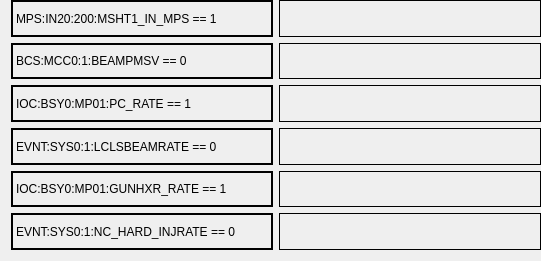
  <widget class="QWidget" name="gridLayoutWidget">
   <property name="geometry">
    <rect>
     <x>40</x>
     <y>40</y>
     <width>541</width>
     <height>261</height>
    </rect>
   </property>
   <layout class="QGridLayout" name="gridLayout">
    <property name="topMargin">
     <number>0</number>
    </property>
    <property name="rightMargin">
     <number>0</number>
    </property>
    <item row="3" column="1">
     <widget class="PyDMLabel" name="PyDMLabel_14">
      <property name="toolTip">
       <string/>
      </property>
      <property name="frameShape">
       <enum>QFrame::Box</enum>
      </property>
      <property name="channel" stdset="0">
       <string>ca://${USER}:GUN_RATE.VAL</string>
      </property>
     </widget>
    </item>
    <item row="1" column="1">
     <widget class="PyDMLabel" name="PyDMLabel_10">
      <property name="toolTip">
       <string/>
      </property>
      <property name="frameShape">
       <enum>QFrame::Box</enum>
      </property>
      <property name="channel" stdset="0">
       <string>ca://${USER}:BCS_FAULT.VAL</string>
      </property>
     </widget>
    </item>
    <item row="0" column="1">
     <widget class="PyDMLabel" name="PyDMLabel_6">
      <property name="toolTip">
       <string/>
      </property>
      <property name="frameShape">
       <enum>QFrame::Box</enum>
      </property>
      <property name="channel" stdset="0">
       <string>ca://${USER}:SHUTTER.VAL</string>
      </property>
     </widget>
    </item>
    <item row="5" column="1">
     <widget class="PyDMLabel" name="PyDMLabel_18">
      <property name="toolTip">
       <string/>
      </property>
      <property name="frameShape">
       <enum>QFrame::Box</enum>
      </property>
      <property name="channel" stdset="0">
       <string>ca://${USER}:HARD_INJRATE.VAL</string>
      </property>
     </widget>
    </item>
    <item row="5" column="0">
     <widget class="PyDMLabel" name="PyDMLabel_8">
      <property name="toolTip">
       <string/>
      </property>
      <property name="frameShape">
       <enum>QFrame::WinPanel</enum>
      </property>
      <property name="text">
       <string>EVNT:SYS0:1:NC_HARD_INJRATE == 0</string>
      </property>
     </widget>
    </item>
    <item row="2" column="1">
     <widget class="PyDMLabel" name="PyDMLabel_12">
      <property name="toolTip">
       <string/>
      </property>
      <property name="frameShape">
       <enum>QFrame::Box</enum>
      </property>
      <property name="channel" stdset="0">
       <string>ca://${USER}:GUN_OFF.VAL</string>
      </property>
     </widget>
    </item>
    <item row="3" column="0">
     <widget class="PyDMLabel" name="PyDMLabel_5">
      <property name="toolTip">
       <string/>
      </property>
      <property name="frameShape">
       <enum>QFrame::WinPanel</enum>
      </property>
      <property name="text">
       <string>EVNT:SYS0:1:LCLSBEAMRATE == 0</string>
      </property>
     </widget>
    </item>
    <item row="1" column="0">
     <widget class="PyDMLabel" name="PyDMLabel_3">
      <property name="toolTip">
       <string/>
      </property>
      <property name="frameShape">
       <enum>QFrame::WinPanel</enum>
      </property>
      <property name="text">
       <string>BCS:MCC0:1:BEAMPMSV == 0</string>
      </property>
     </widget>
    </item>
    <item row="2" column="0">
     <widget class="PyDMLabel" name="PyDMLabel_4">
      <property name="toolTip">
       <string/>
      </property>
      <property name="frameShape">
       <enum>QFrame::WinPanel</enum>
      </property>
      <property name="text">
       <string>IOC:BSY0:MP01:PC_RATE == 1</string>
      </property>
     </widget>
    </item>
    <item row="4" column="0">
     <widget class="PyDMLabel" name="PyDMLabel_7">
      <property name="toolTip">
       <string/>
      </property>
      <property name="frameShape">
       <enum>QFrame::WinPanel</enum>
      </property>
      <property name="text">
       <string>IOC:BSY0:MP01:GUNHXR_RATE == 1</string>
      </property>
     </widget>
    </item>
    <item row="0" column="0">
     <widget class="PyDMLabel" name="PyDMLabel_2">
      <property name="sizePolicy">
       <sizepolicy hsizetype="Preferred" vsizetype="Preferred">
        <horstretch>0</horstretch>
        <verstretch>0</verstretch>
       </sizepolicy>
      </property>
      <property name="maximumSize">
       <size>
        <width>16777215</width>
        <height>16777215</height>
       </size>
      </property>
      <property name="toolTip">
       <string/>
      </property>
      <property name="autoFillBackground">
       <bool>false</bool>
      </property>
      <property name="frameShape">
       <enum>QFrame::WinPanel</enum>
      </property>
      <property name="frameShadow">
       <enum>QFrame::Plain</enum>
      </property>
      <property name="text">
       <string>MPS:IN20:200:MSHT1_IN_MPS == 1</string>
      </property>
      <property name="channel" stdset="0">
       <string/>
      </property>
     </widget>
    </item>
    <item row="4" column="1">
     <widget class="PyDMLabel" name="PyDMLabel_16">
      <property name="toolTip">
       <string/>
      </property>
      <property name="frameShape">
       <enum>QFrame::Box</enum>
      </property>
      <property name="channel" stdset="0">
       <string>ca://${USER}:HXR_PERMIT.VAL</string>
      </property>
     </widget>
    </item>
   </layout>
  </widget>
